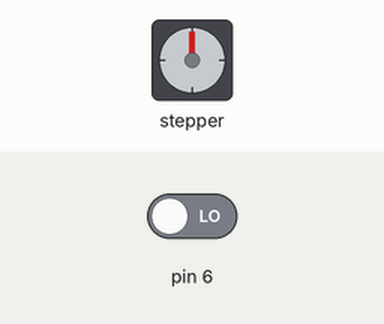
Bench run of a sketch on a simulated Arduino Uno, built with avr-gcc and run on an emulated ATmega328P. Shown: stepper motor. Inputs (shaded band) come from the test bench; at power-on: pin 6 LOW. Stepper angles assume 200 steps per turn; what the sketch prints to the serial monitor is not drawn.

Above: at 0.15 s.
At 1.25 s:
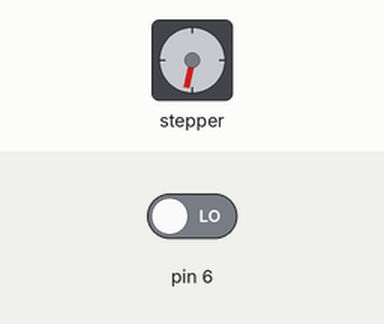
1.3 s: pin 6 driven HIGH
At 2.2 s:
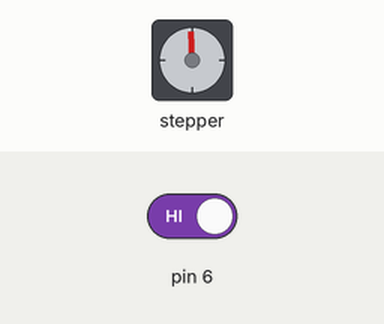
Timing chart, 0 to 8.8 s (numbered marks = the images above; inputs shaded):
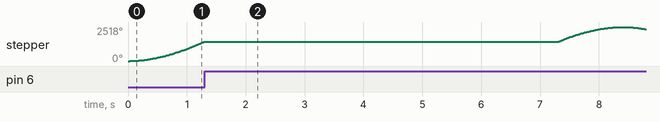

The sketch:

NUI_014_Accel_MultiStepper_inbyte.ino
```cpp
// Shows how to run three Steppers at once with varying speeds
//
// Requires the Adafruit_Motorshield v2 library
//   https://github.com/adafruit/Adafruit_Motor_Shield_V2_Library
// And AccelStepper with AFMotor support
//   https://github.com/adafruit/AccelStepper

// This tutorial is for Adafruit Motorshield v2 only!
// Will not work with v1 shields

#include <AccelStepper.h>
#include <Wire.h>
#include <Adafruit_MotorShield.h>
#include "utility/Adafruit_MS_PWMServoDriver.h"

Adafruit_MotorShield AFMSbot(0x61); // Rightmost jumper closed
Adafruit_MotorShield AFMStop(0x60); // Default address, no jumpers

// Connect two steppers with 200 steps per revolution (1.8 degree)
// to the top shield
Adafruit_StepperMotor *myStepper1 = AFMStop.getStepper(200, 1);
Adafruit_StepperMotor *myStepper2 = AFMStop.getStepper(200, 2);

int incomingByte = 0;
boolean movingUp = true;
boolean zeroing = true;
boolean firstRun = true;
int sensor = LOW;
int motorSpeed = 1200;

// wrappers for the second motor!
void forwardstep2() {
  myStepper2->onestep(FORWARD, DOUBLE);
}
void backwardstep2() {
  myStepper2->onestep(BACKWARD, DOUBLE);
}


AccelStepper stepper2(forwardstep2, backwardstep2);


void setup()
{

  Serial.begin(9600);
  pinMode(sensor, INPUT);

  AFMSbot.begin(); // Start the bottom shield
  AFMStop.begin(); // Start the top shield

  TWBR = ((F_CPU / 400000l) - 16) / 2; // Change the i2c clock to 400KHz


}

void loop() {

  sensor = digitalRead(6);

  if (firstRun == true)
  {

    firstRun = false;

    Serial.println(sensor);

    //tell the motor to spin down until the limit switch is hit, then stop motorp
    stepper2.setMaxSpeed(motorSpeed);
    stepper2.setAcceleration(motorSpeed);
    stepper2.moveTo(3000);
    stepper2.run();
  }

  stepper2.run();

  // set a new zero
  if (zeroing == true && sensor == HIGH) {
    zeroing = false;
   // Serial.println("STOP!");
    stepper2.move(0);
    delay(5000);

    incomingByte = Serial.parseInt();
    stepper2.setAcceleration(motorSpeed);
    stepper2.setMaxSpeed(motorSpeed);
    stepper2.moveTo(-800);
  }

  if (stepper2.distanceToGo() == 0)
    stepper2.moveTo(-stepper2.currentPosition());

  stepper2.run();


}
```
